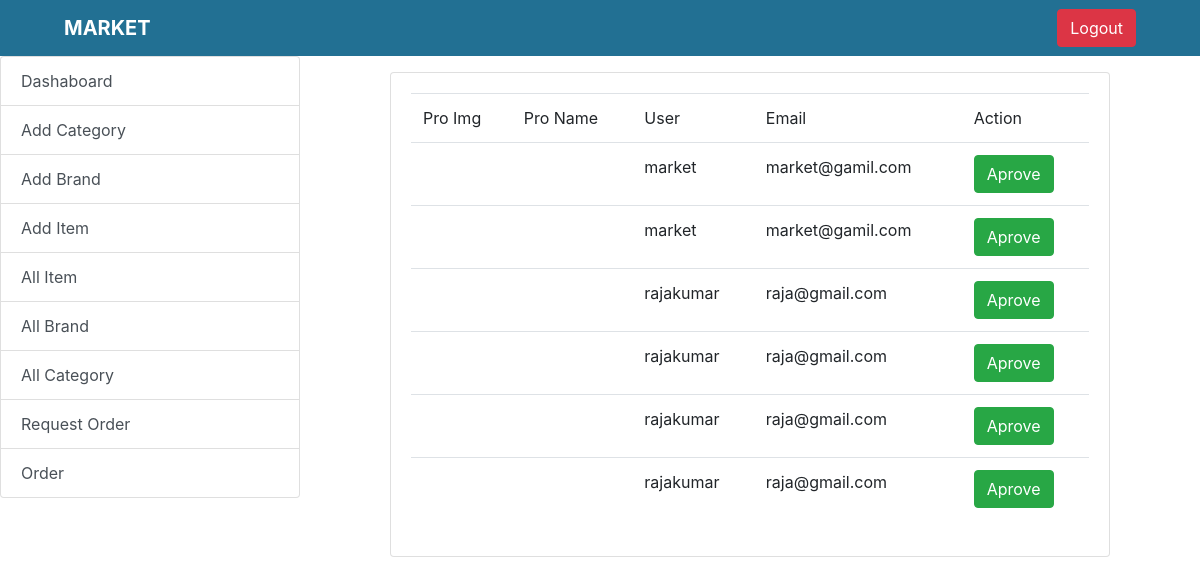
The app's page /requestorder (signed in) with its own data.
### shop/models.py (models this page shows, shortened)
class Order(models.Model):
    order_id = models.AutoField(primary_key=True)
    user = models.ForeignKey(settings.AUTH_USER_MODEL,on_delete=models.CASCADE)
    items = models.ManyToManyField(CartItem)
    ordered = models.BooleanField(default=False)
    order_date = models.DateTimeField(null=True)
    add_date = models.DateTimeField(auto_now_add=True)
    status = models.BooleanField(default=False)
    address = models.ForeignKey(UserAddress,on_delete=models.CASCADE,blank=True,null=True)

### shop/views.py (the view)
# urls.py: path('requestorder',RequestForOrder.as_view(),name="request_order"),
class RequestForOrder(LoginRequiredMixin,View):
    def get(self,request):
        data = {"request_order":Order.objects.filter(status=False)}
        return render(request,'owner/order_request.html',data)

### templates/owner/order_request.html
{% extends 'owner/base.html' %}
{% block content %}
<div class="container">
<div class="row">
    <div class="col-lg-10 mx-auto mt-3">
        <div class="card">
            <div class="card-body">
                <table class="table">
                    <tr>
                        <td>Pro Img</td>
                        <td>Pro Name</td>
                        <td>User</td>
                        <td>Email</td>
                        <td>Action</td>
                    </tr>
                    {% for x in request_order %}
                        <tr>
                             <td><img src="{{ x.items.itme.img_one.url  }}" alt="" ></td>
                             <td>{{ x.items.itme.title  }}</td>
                             <td>{{ x.user }}</td>
                             <td>{{ x.user.email }}</td>
                            <td><a href="{% url 'shop:aproveorder' x.order_id %}" class="btn btn-success">Aprove</a></td>
                        </tr>
                    {% endfor %}
                </table>
            </div>
        </div>
    </div>
</div>
</div>
{% endblock %}

### records on screen
Order: user "market", user.email "market@gamil.com"
Order: user "market", user.email "market@gamil.com"
Order: user "rajakumar", user.email "raja@gmail.com"
Order: user "rajakumar", user.email "raja@gmail.com"
Order: user "rajakumar", user.email "raja@gmail.com"
Order: user "rajakumar", user.email "raja@gmail.com"
